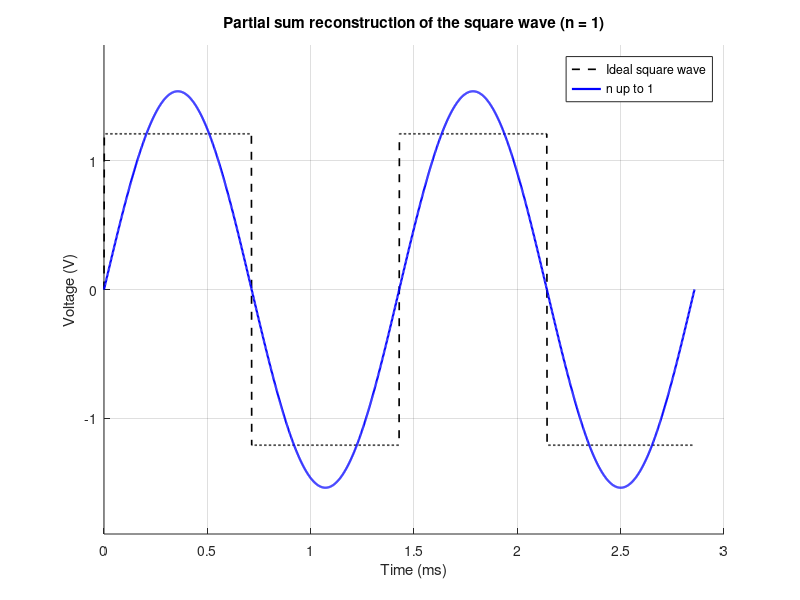
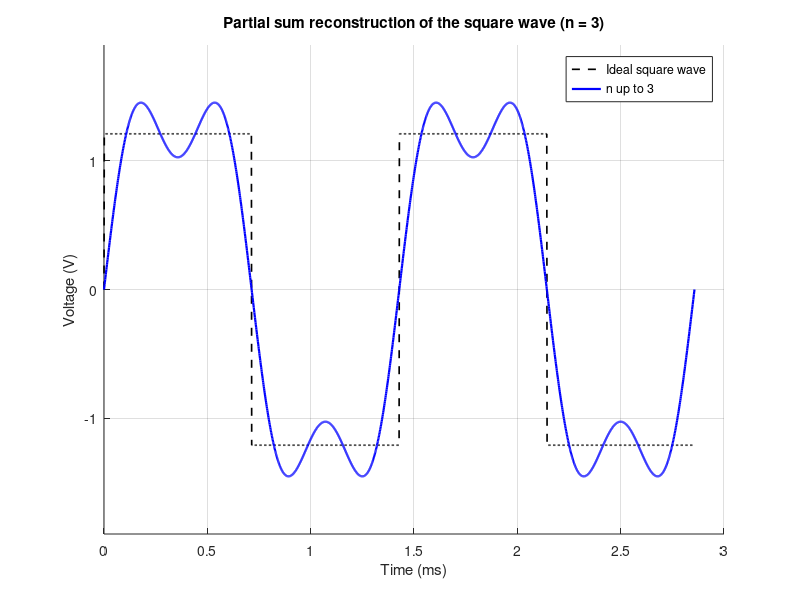
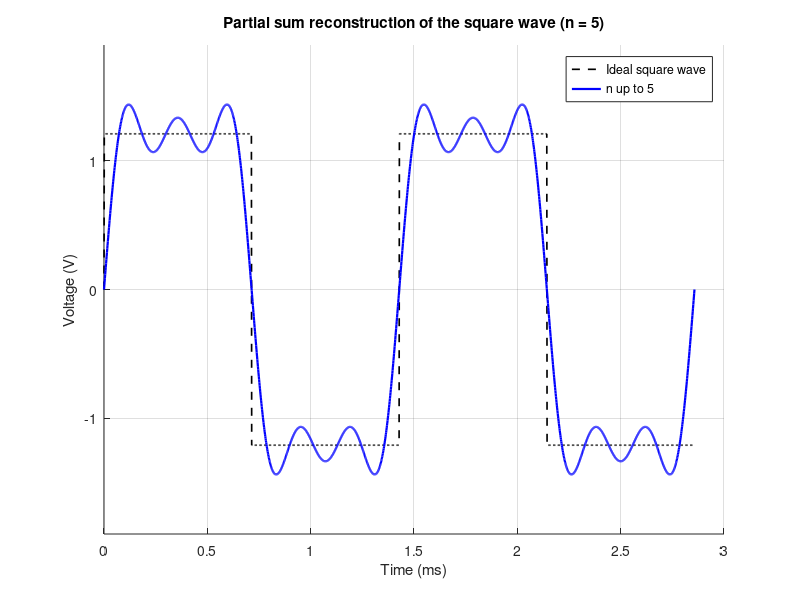
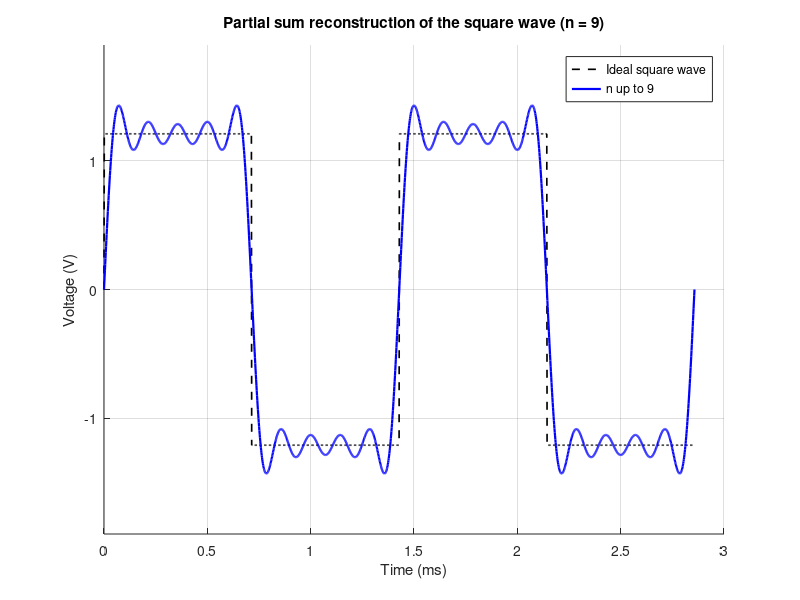

These figures' MATLAB source, in order:
% Square wave partial sum reconstruction
% Uses b_n = (4.84/(2*pi*n))*(1 - (-1)^n), a_n = 0 (from hand calculations)

clear; clc; close all;

%% Parameters
f0  = 700;          % fundamental frequency [Hz] (from FFT peak)
T   = 1/f0;         % period [s]
w0  = 2*pi*f0;      % angular frequency [rad/s]
K   = 4.84;         % constant from hand calculation of b_n
numPeriods = 2;     % number of periods to plot

%% Choose the n values here (largest harmonic for each partial sum)
% Edit this vector to change which partial sums are plotted
% Each value gets its own figure
Nlist = [1 3 5 9 15 25];

%% Time vector
t = linspace(0, numPeriods*T, 2000);

%% Ideal square wave (amplitude K/4, matches b_n above)
A = K/4;
ideal = A * sign(sin(w0*t));

%% Theoretical coefficients
bn = @(n) (K ./ (2*pi*n)) .* (1 - (-1).^n);   % zero for even n
an = @(n) zeros(size(n));                      % a_n = 0 for all n

%% Build partial sums (one figure per n value)
for k = 1:numel(Nlist)
    N = Nlist(k);
    f = zeros(size(t));                 % a_0/2 = 0
    for n = 1:N
        f = f + an(n)*cos(n*w0*t) + bn(n)*sin(n*w0*t);
    end

    figure; hold on; grid on;
    plot(t*1000, ideal, 'k--', 'LineWidth', 1.2, 'DisplayName', 'Ideal square wave');
    plot(t*1000, f, 'b', 'LineWidth', 1.6, ...
         'DisplayName', sprintf('n up to %d', N));

    xlabel('Time (ms)');
    ylabel('Voltage (V)');
    title(sprintf('Partial sum reconstruction of the square wave (n = %d)', N));
    legend('Location', 'best');
    ylim([-1.9 1.9]);
    hold off;
end

%% Optional: print the coefficients used
fprintf('\n n    b_n (V)\n');
for n = 1:max(Nlist)
    fprintf('%2d    %.4f\n', n, bn(n));
end
